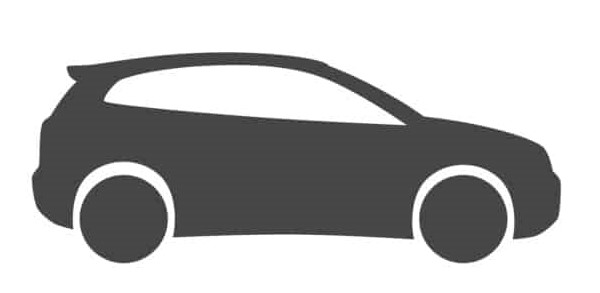
#> input picture widgets/resources/images/car.jpg, 600 x 293 px
$ python -i image_segmentor.py   (imports and definitions only)   (older library calls are emulated)
#> lines starting #> are read from the running program, lines starting #| are printed output that depends on the picture; after the words box and inside, x2 and y2 are one past the last pixel; in counts of white or black regions, pixels touching at a corner belong together
### widgets/plotting/utils.py
#!/usr/bin/env python3
'''
A module containing different utility widgets for quick prototyping

Author  :   Michael Biselx
Date    :   09.2022
Project :   PyQtTest
'''


class ColorRGBA(tuple):
    '''a class for handling color-related stuff'''

    def __new__(cls, r: int, g: int, b: int, a=255) -> 'ColorRGBA':
#> called with r = 255, g = 255, b = 255, a = 255
        try:
            self = tuple.__new__(cls, (int(r), int(g), int(b), int(a)))
        except ValueError:
            raise TypeError("ColorRGBA colors must be integers") from None
        for c in self:
            if not (0 <= c <= 255):
                raise ValueError("ColorRGBA colors must be 0 <= c <= 255")
        return self

    @property
    def r(self) -> int: return self[0]
    @property
    def g(self) -> int: return self[1]
    @property
    def b(self) -> int: return self[2]
    @property
    def a(self) -> int: return self[3]


class ColorIterator():
    '''automatically iterate though colors'''
    colors = [ColorRGBA(255, 255, 255),  # white
              ColorRGBA(255, 000, 000),  # red
              ColorRGBA(255, 215, 000),  # gold
              ColorRGBA(000, 255, 000),  # lime
              ColorRGBA(000, 255, 215),  # forest
              ColorRGBA(000, 000, 255),  # blue
              ColorRGBA(215, 000, 255),  # purple
              ]

    def __init__(self) -> None:
        self.i = 0

    def reset(self):
        self.i = 0

    def __iter__(self) -> None:
        '''iterator to run though all available colors'''
        return self.colors

    # [12 lines left out: function __next__, not called in this run]

### widgets/hit_marker/image_segmentor.py
#!/usr/bin/env python3
'''
A submodule for segmenting a jpg image

Author  :   Michael Biselx
Date    :   09.2022
Project :   PyQtTest
'''

import cv2
import numpy as np

try:
    from ..resources import get_path_to_img
except:  # for the demo
    from sys import path
    from os.path import dirname
    path.append(dirname(dirname(path[0])))
    from widgets.resources import get_path_to_img


def segment_image(img_path) -> 'tuple[int, np.ndarray]':
    '''
    takes a dark image on bright background

    @parameters:
    * `img_path` : path to the image file

    @returns :
    * `(nb_lbls, labels)` : the number of labels in the image,
            as well as the labeled image
    '''
#> called with img_path = '../resources/images/car.jpg'

    # get image in grayscale
    img_g = cv2.cvtColor(cv2.imread(img_path),
                         cv2.COLOR_BGR2GRAY)
#> img_g: shape (293, 600); min 24, max 255, mean 185.2

    # binarize
    _, img_b = cv2.threshold(img_g, 0, 255,
                             cv2.THRESH_BINARY+cv2.THRESH_OTSU)
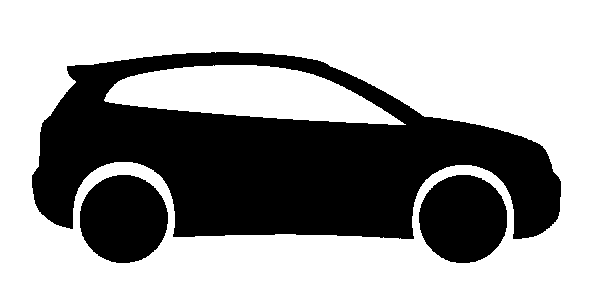
#> img_b: shape (293, 600); 62.3% white; 3 black regions, box (x1, y1, x2, y2) and area: (32, 52, 561, 239) 54020, (419, 175, 507, 263) 6123, (80, 175, 168, 263) 6117

    # segment
    return cv2.connectedComponents(~img_b, ltype=cv2.CV_16U)


def color_image_by_segments(labels: np.ndarray, color_dict: 'dict[int, tuple[int, int, int, int]]') -> np.ndarray:
    '''
    colors an image based on given labels

    @parameters :
    * `labels`: the labeled image
    * `color_dict` : a dictionary containing the colors by label

    @returns :
    * `img` : the colorized image
    '''
    img = np.zeros((*labels.shape, 4), dtype=np.uint8)

    for label, color in color_dict.items():
        img[np.where(labels == label)] = color if len(
            color) == 4 else (*color, 255)

    return cv2.cvtColor(img, cv2.COLOR_RGBA2BGRA)


############################################
#  DEMO
############################################

# [13 lines not run here, left out]

>>> result = segment_image('../resources/images/car.jpg')
